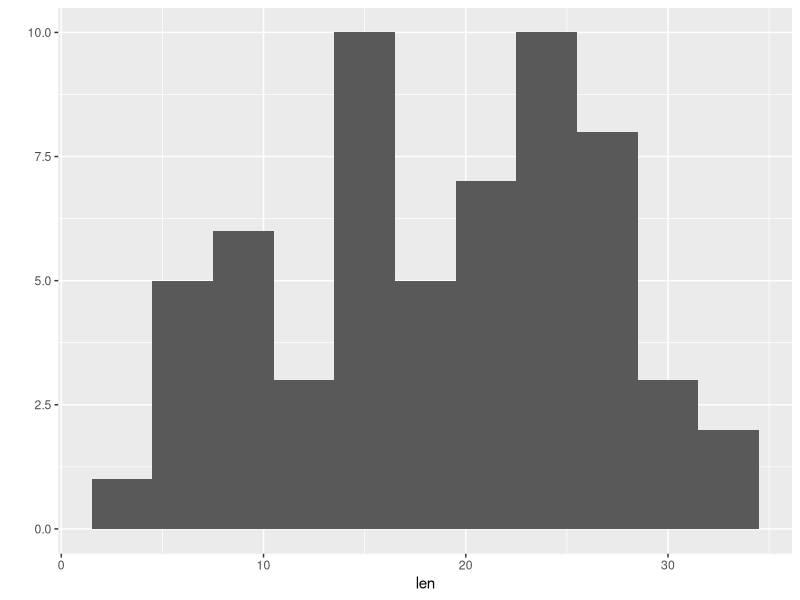
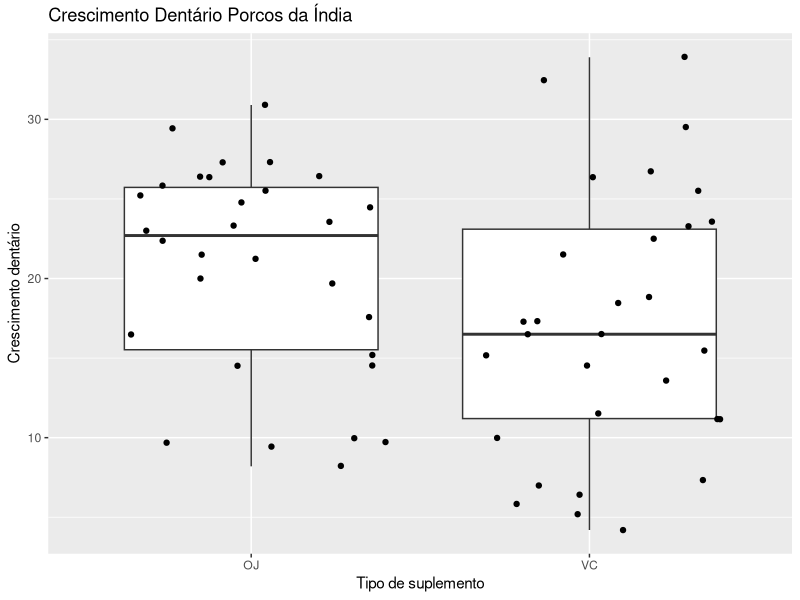

Write the R code that produced these figures, in order.

# Teste T - Dados ToothGrowth -------------------------------------------------------------------------------------------------------
# Autoria do script: Jeanne Franco ---------------------------------------------------------------------------------------------------------
# Data do script: 06/05/22 -----------------------------------------------------------------------------------------------------------------
# Referência: Curso Udemy ------------------------------------------------------------------------------------------------------------------

# Pacote necessário ------------------------------------------------------------------------------------------------------------------------

library(tidyverse)

# Dados ------------------------------------------------------------------------------------------------------------------------------------

?ToothGrowth

dente <- ToothGrowth
head(dente)
str(dente)

# Análise da normalidade dos dados ---------------------------------------------------------------------------------------------------------

qplot(x = len, data = dente, binwidth = 3) # Histograma

### Teste Shapiro-Wilk de normalidade
### H0 = Distribuição normal e p > 0.05

shapiro.test(dente$len)

# Gráfico da diferença entre grupos --------------------------------------------------------------------------------------------------------

ggplot(dente, aes(x = supp, y = len)) +
  geom_boxplot() +
  geom_jitter() +
  labs(title = "Crescimento Dentário Porcos da Índia",
       x = "Tipo de suplemento",
       y = "Crescimento dentário")

# Cálculo das médias dos grupos ------------------------------------------------------------------------------------------------------------

mean(dente$len) # Média geral

group_by(dente, supp) %>%
  summarise(mean(len))

# Teste T para uma amostra -----------------------------------------------------------------------------------------------------------------

### Teste para determinar se a média é significativamente diferente de um valor
### Verdadeiro valor = 18 (H0)
### p < 0.05 (H1)

t.test(dente$len, mu = 18) # Resultado não significativamente diferente

### Para saber se é maior ou menor que determinado valor

t.test(dente$len, alternative = "greater", mu = 3) # Resultado significativo
